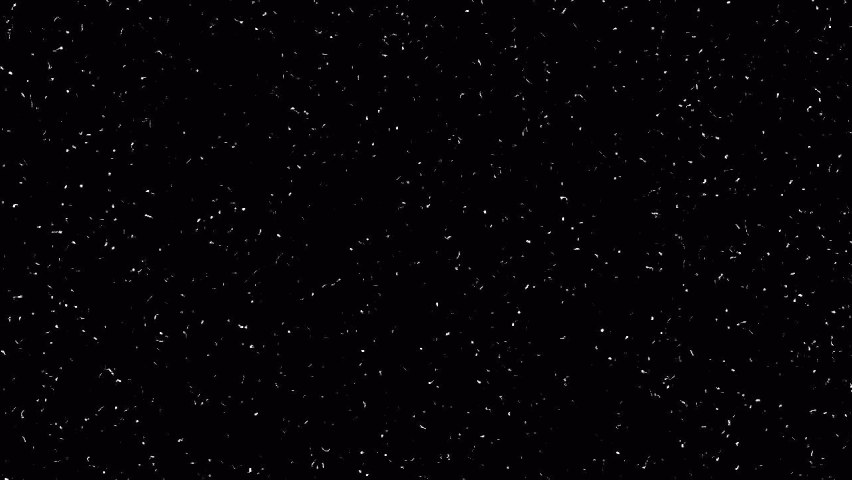
#> input picture data/22Na/22Na_1405.tiff, 852 x 480 px; its folder holds 4 pictures in this run
$ python analyze.py
#> lines starting #> are read from the running program, lines starting #| are printed output that depends on the picture; after the words box and inside, x2 and y2 are one past the last pixel; in counts of white or black regions, pixels touching at a corner belong together
### webcam.py
# Standard imports
import matplotlib.pyplot as plt
import matplotlib as mpl
import cv2
import numpy as np
import glob
import pandas as pd
from tqdm import tqdm

# 写真データのオフセット分を取り除く用のパラメタ
Na_slice = ( slice( 70, -71 ), slice(  2,  -3 ) )
Co_slice = ( slice( 70, -71 ), slice(  2,  -3 ) )
Sr_slice = ( slice( None ),    slice( None ) )
Ba_slice = ( slice( 44, -45 ), slice(  2,  -3 ) )
Eu_slice = ( slice( 43, -44 ), slice(  2,  -3 ) )
Am_slice = ( slice(  2,  -3 ), slice( 18, -19 ) )
Monazu_slice = ( slice( 2, -3 ), slice( 47, -48 ) )

class AnalysisImage:
    def __init__(self, pathlist, source_slice):
        self.pathlist = pathlist
        self.source_slice = source_slice
        self.threshold = 5

        self.num       = []
        self.area      = np.array([])
        self.arc_len   = np.array([])
        self.luminance = np.array([])
        self.ratio     = np.array([])

    # [6 lines left out: function initialize, not called in this run]

    def load_data(self, path):
#> called with path = './data/22Na/22Na_1405.tiff'
        gray_img = cv2.cvtColor( cv2.imread(path) , cv2.COLOR_BGR2GRAY)[ self.source_slice[0], self.source_slice[1] ]
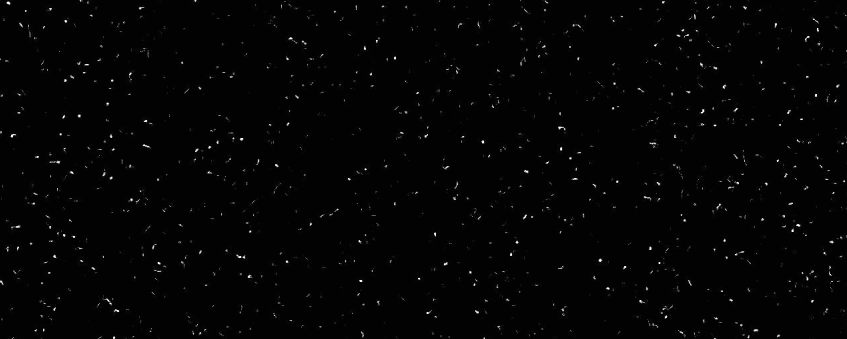
#> gray_img: shape (339, 847); min 2, max 254, mean 4
        return gray_img

    def analyze(self, threshold = 5):
        self.threshold = threshold
        for path in tqdm(self.pathlist):
            gray_img = self.load_data( path )
            ret, binary = cv2.threshold(gray_img, self.threshold, 255, cv2.THRESH_BINARY)
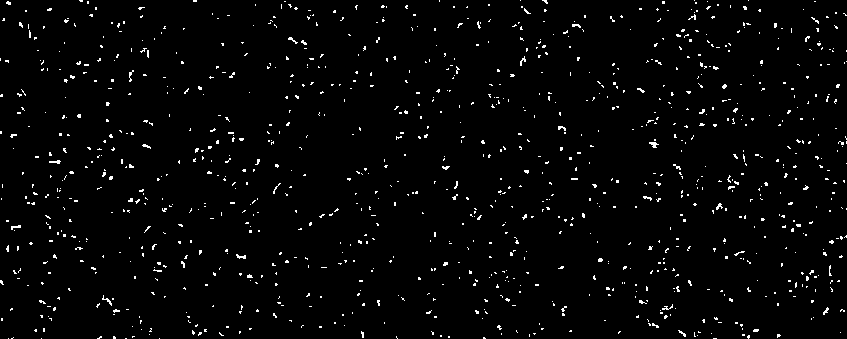
#> binary: shape (339, 847); 2.3% white in thin lines or dots
#> ret = 15
            contours, hierarchy = cv2.findContours(binary, cv2.RETR_LIST, cv2.CHAIN_APPROX_NONE)
#> contours = 1079 contours, 1078 with area under 20; largest, box (x1, y1, x2, y2) and area: (649, 142, 659, 148) 21

            self.num.append( len(contours) )
            tmp_area         = []
            area_append      = tmp_area.append
            tmp_arc_len      = []
            arc_len_append   = tmp_arc_len.append
            tmp_luminance    = []
            luminance_append = tmp_luminance.append
            tmp_ratio        = []
            ratio_append     = tmp_ratio.append

            for i, contour in enumerate(contours):
                area_append( cv2.contourArea(contour) )
                arc_len_append( cv2.arcLength(contour, True) )
                mask = np.zeros_like(gray_img)
                cv2.fillPoly(mask, contour, 255)
                luminance_append( np.sum( (gray_img * mask).ravel() ) )
                tmp_rect = cv2.minAreaRect(contour)
                if np.max(tmp_rect[1]) != 0.:
                    ratio_append( np.min(tmp_rect[1]) / np.max(tmp_rect[1]) )
                else:
                    ratio_append( -1 )
#> this loop made 1079 passes
#> tmp_rect on passes 1, 2, 4: ((714.5, 338), (0, 3), -90), ((159, 338), (0, 0), -90), ((41, 338), (0, 0), -90)
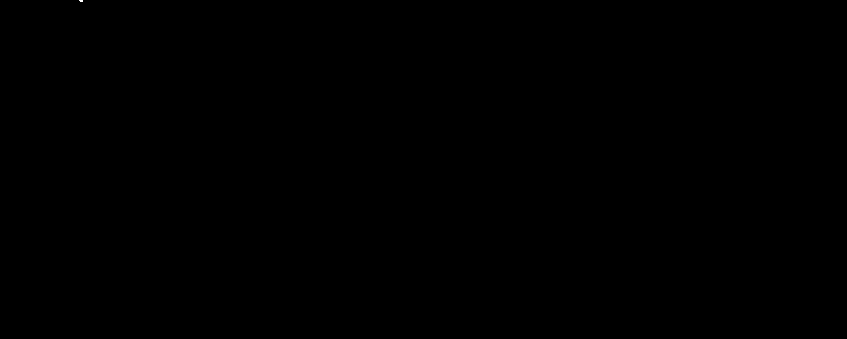
#> mask: shape (339, 847); 0% white in thin lines or dots, all inside (x1, y1, x2, y2) = (79, 0, 83, 2)

            self.area      = np.append(self.area, tmp_area)
#> self.area = 1079 values, max 21 at index 626, min 0 at index 0, mean 2.17
            self.arc_len   = np.append(self.arc_len, tmp_arc_len)
#> self.arc_len = 1079 values, max 36.38 at index 107, min 0 at index 1, mean 6.44
            self.luminance = np.append(self.luminance, tmp_luminance)
#> self.luminance = 1079 values, max 4635 at index 626, min 139 at index 528, mean 1056.5
            self.ratio     = np.append(self.ratio, tmp_ratio)
#> self.ratio = 1079 values, max 1 at index 7, min -1 at index 1, mean 0.25
#> pass 2 of the loop in analyze, `for path in tqdm(self.pathlist):`:
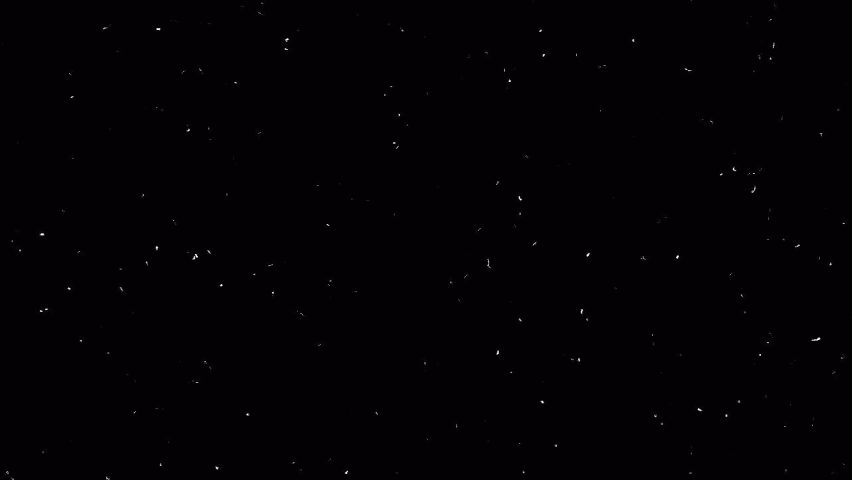
#> input picture data/22Na/22Na_200.tiff, 852 x 480 px
#> in analyze, `ret, binary = cv2.threshold(gray_img, self.threshold, 255, cv2.THRESH_..`:
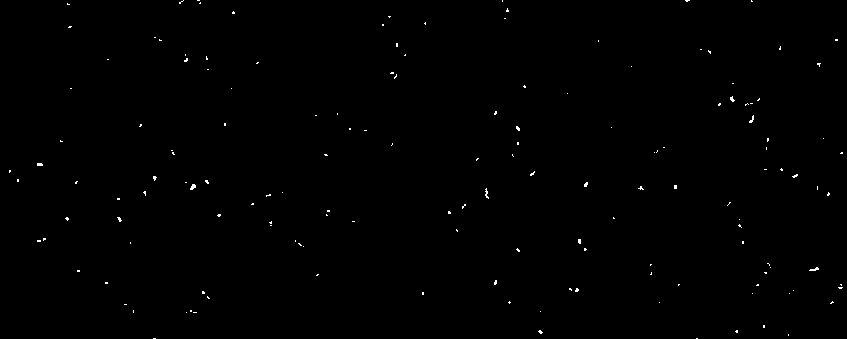
#> binary: shape (339, 847); 0.31% white in thin lines or dots
#> contours = 153 contours, all with area under 20
#> the loop in analyze, `for i, contour in enumerate(contours):` made 153 passes
#> tmp_rect on passes 4 to 6: ((736, 331), (2, 2), -90), ((540, 331.5), (2.12, 3.54), -45), ((763.5, 326), (2, 1), -90)
#> after the loop in analyze, `for i, contour in enumerate(contours):`:
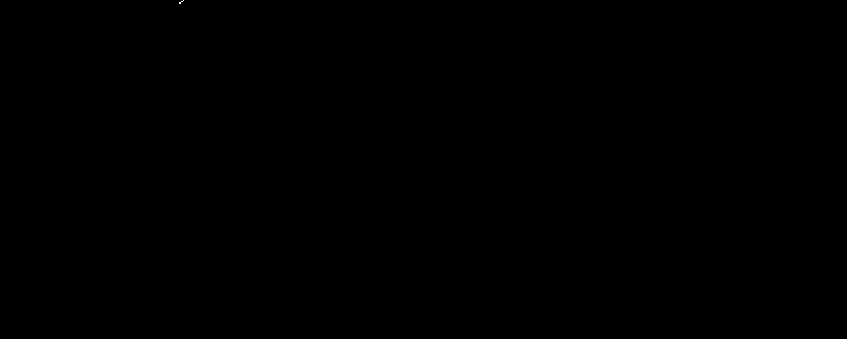
#> mask: shape (339, 847); 0% white in thin lines or dots, all inside (x1, y1, x2, y2) = (179, 0, 184, 4)
#> self.area = 1232 values, max 21 at index 626, min 0 at index 0, mean 2.16
#> self.arc_len = 1232 values, max 36.38 at index 107, min 0 at index 1, mean 6.39
#> self.luminance = 1232 values, max 4635 at index 626, min 139 at index 528, mean 1048.3
#> self.ratio = 1232 values, max 1 at index 7, min -1 at index 1, mean 0.252
#> pass 3 of the loop in analyze, `for path in tqdm(self.pathlist):`:
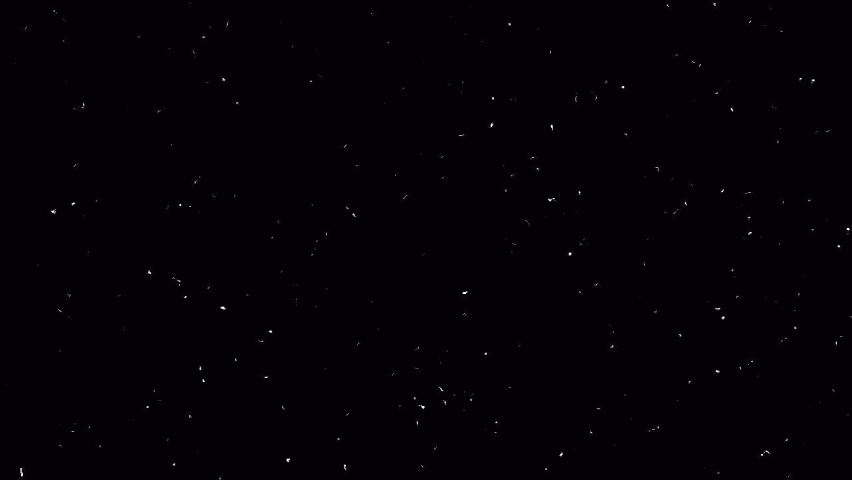
#> input picture data/22Na/22Na_250.tiff, 852 x 480 px
#> in analyze, `ret, binary = cv2.threshold(gray_img, self.threshold, 255, cv2.THRESH_..`:
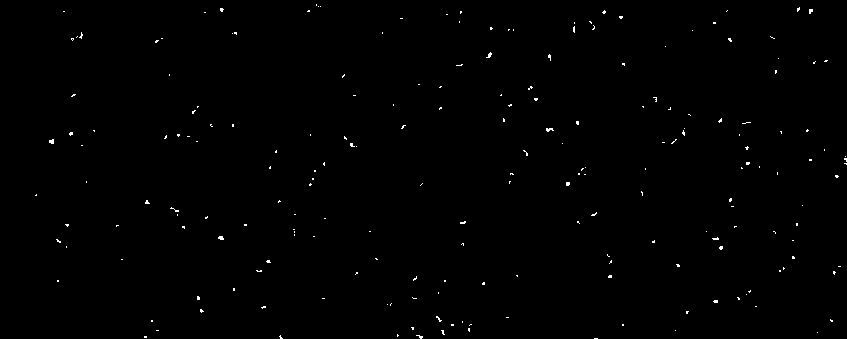
#> binary: shape (339, 847); 0.42% white in thin lines or dots
#> contours = 208 contours, all with area under 20
#> the loop in analyze, `for i, contour in enumerate(contours):` made 208 passes
#> tmp_rect on passes 1 to 3: ((595.5, 338), (0, 3), -90), ((145, 336.5), (1, 2), -90), ((418.9, 336.3), (2.53, 6.32), -71.57)
#> after the loop in analyze, `for i, contour in enumerate(contours):`:
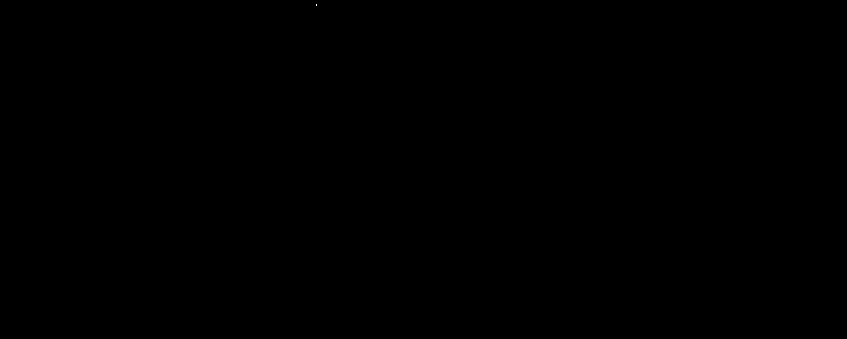
#> mask: shape (339, 847); 0% white in thin lines or dots, all inside (x1, y1, x2, y2) = (316, 4, 317, 6)
#> self.area = 1440 values, max 21 at index 626, min 0 at index 0, mean 2.14
#> self.arc_len = 1440 values, max 36.38 at index 107, min 0 at index 1, mean 6.39
#> self.luminance = 1440 values, max 4635 at index 626, min 135 at index 1262, mean 1043.3
#> self.ratio = 1440 values, max 1 at index 7, min -1 at index 1, mean 0.259
#> the loop made 4 passes; the first 3 are shown

    # [55 lines left out: functions get_img_event_num, rect_plot, event_plot, not called in this run]

### analyze.py
# original class import
import webcam

# Standard imports
import matplotlib.pyplot as plt
import matplotlib as mpl
import cv2
import numpy as np
import glob
import pandas as pd
from tqdm import tqdm

# Scikit-learn imports
from sklearn.model_selection import train_test_split

# Keras/TensorFlow imports
from tensorflow.keras.models import Sequential
from tensorflow.keras.layers import Dense
from tensorflow.keras.callbacks import EarlyStopping
from tensorflow.keras.optimizers import Adam

plt.rcParams['font.family'] = 'Times New Roman' #全体のフォントを設定
plt.rcParams['mathtext.fontset'] = 'stix'
plt.rcParams['font.size'] = 22
plt.rcParams['axes.linewidth'] = 1.0# 軸の線幅edge linewidth。囲みの太さ
plt.rcParams['axes.grid'] = True
plt.rcParams['figure.subplot.left'] = 0.15
plt.rcParams['figure.subplot.right'] = 0.95
plt.rcParams['figure.subplot.top'] = 0.95
plt.rcParams['figure.subplot.bottom'] = 0.15
plt.rcParams["xtick.direction"] = "in"               #x軸の目盛線を内向きへ
plt.rcParams["ytick.direction"] = "in"               #y軸の目盛線を内向きへ
plt.rcParams["xtick.minor.visible"] = True           #x軸補助目盛りの追加
plt.rcParams["ytick.minor.visible"] = True           #y軸補助目盛りの追加
plt.rcParams["xtick.major.size"] = 10                #x軸主目盛り線の長さ
plt.rcParams["ytick.major.size"] = 10                #y軸主目盛り線の長さ
plt.rcParams["xtick.minor.size"] = 5                 #x軸補助目盛り線の長さ
plt.rcParams["ytick.minor.size"] = 5                 #y軸補助目盛り線の長さ

test_slice = slice( 0, 6 )
img_threshold = 15

Na_pathlist = glob.glob("./data/22Na/*.tiff")
Na = webcam.AnalysisImage( Na_pathlist[test_slice], webcam.Na_slice )
Na.analyze(img_threshold)

Co_pathlist = glob.glob("./data/60Co/*.tiff")
Co = webcam.AnalysisImage( Co_pathlist[test_slice], webcam.Co_slice )
Co.analyze(img_threshold)

Sr_pathlist = glob.glob("./data/90Sr/*.tiff")
Sr = webcam.AnalysisImage( Sr_pathlist[test_slice], webcam.Sr_slice )
Sr.analyze(img_threshold)

Ba_pathlist = glob.glob("./data/133Ba/*.tiff")
Ba = webcam.AnalysisImage( Ba_pathlist[test_slice], webcam.Ba_slice )
Ba.analyze(img_threshold)

Eu_pathlist = glob.glob("./data/152Eu/*.tiff")
Eu = webcam.AnalysisImage( Eu_pathlist[test_slice], webcam.Eu_slice )
Eu.analyze(img_threshold)

Am_pathlist = glob.glob("./data/241Am/*.tiff")
Am = webcam.AnalysisImage( Am_pathlist[test_slice], webcam.Am_slice )
Am.analyze(img_threshold)

# Monazu_pathlist = glob.glob("./data/Monazu/*.tiff")
# Monazu = webcam.AnalysisImage( Monazu_pathlist[test_slice], webcam.Monazu_slice )
# Monazu.analyze(img_threshold)

# dataset1 = np.array([
#     Na.area,
#     Na.arc_len,
#     Na.luminance
# ]).T
# dataset1 = np.array([
#     Co.area,
#     Co.arc_len,
#     Co.luminance
# ]).T
dataset1 = np.array([
    Ba.area,
    Ba.arc_len,
    Ba.luminance
]).T
# dataset1 = np.array([
#     Eu.area,
#     Eu.arc_len,
#     Eu.luminance
# ]).T
dataset2 = np.array([
    Sr.area,
    Sr.arc_len,
    Sr.luminance
]).T
dataset3 = np.array([
    Am.area,
    Am.arc_len,
    Am.luminance
]).T

# ans1 = np.full_like( Na.area, 0 )
# ans1 = np.full_like( Co.area, 0 )
ans1 = np.full_like( Ba.area, 0 )
# ans1 = np.full_like( Eu.area, 0 )
ans2 = np.full_like( Sr.area, 1 )
ans3 = np.full_like( Am.area, 2 )

dataset = np.vstack([dataset1, dataset2, dataset3])
ans = np.hstack([ans1, ans2, ans3])

#> (the run stopped early here; a loop or call above may not have finished)
